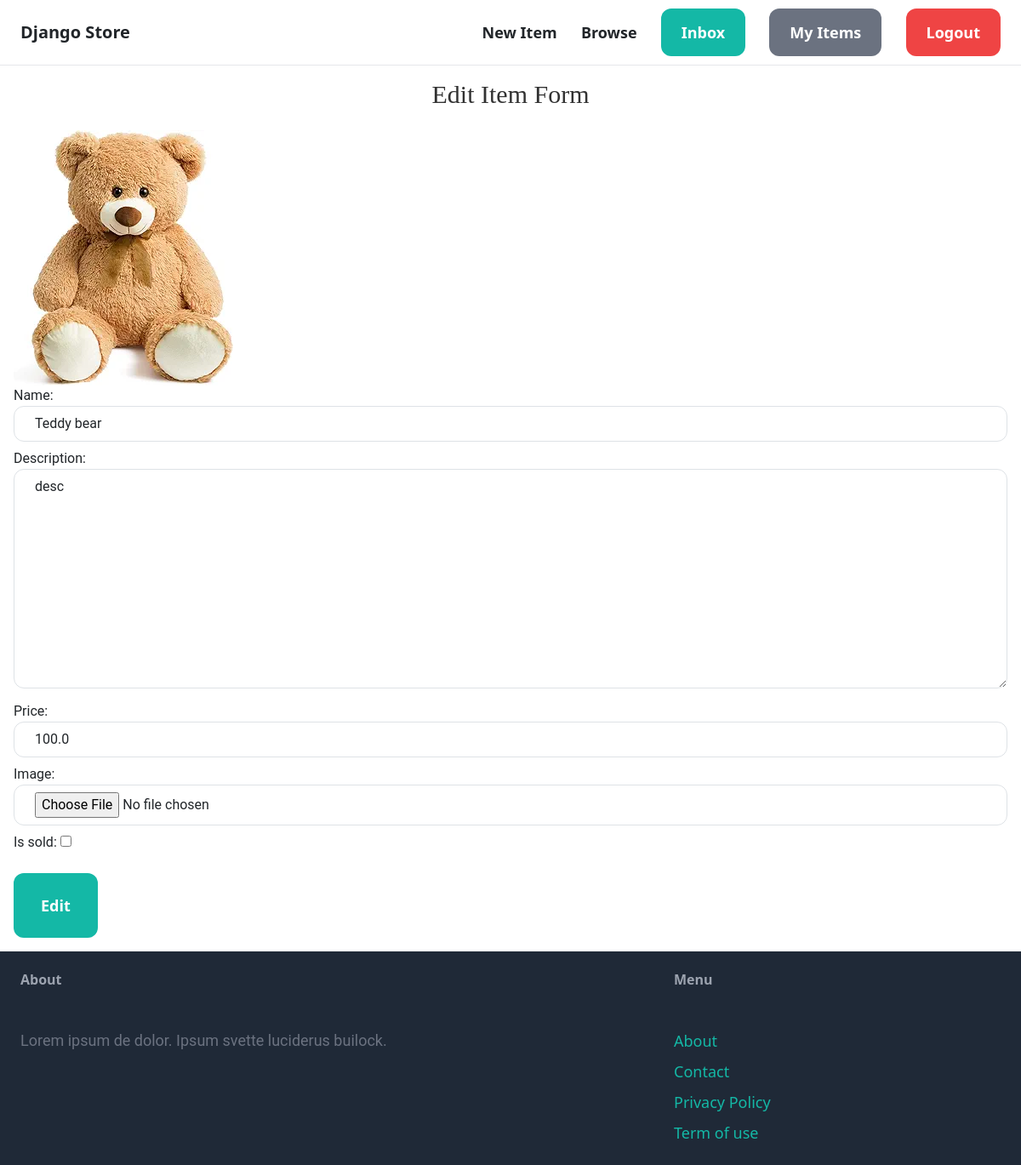
The page /items/1/edit (signed in) on the database its author committed.
### item/models.py (models this page shows, shortened)
class Item(models.Model):
        name = models.CharField(max_length=255)
        description = models.TextField(blank=True, null=True)
        price = models.FloatField()
        is_sold = models.BooleanField(default=False)
        created_at = models.DateTimeField(auto_now_add=True)
        created_by = models.ForeignKey(User, related_name='items', on_delete=models.CASCADE)
        category = models.ForeignKey(Category, related_name='items', on_delete=models.CASCADE)
        image = models.ImageField(upload_to='item_images', blank=True, null=True)

### item/views.py (the view)
# urls.py: path('<int:pk>/edit', views.edit, name="edit")
@login_required
def edit(request, pk):
    item = get_object_or_404(Item, pk=pk)
    if request.method == "POST":
        form = EditItemForm(request.POST, request.FILES, instance=item)
        if form.is_valid():
            form.save()
    else:
        form = EditItemForm(instance=item)
    return render(request, 'item/editItemForm.html', {
        'form': form,
        'image': item.image.url
    })

### item/forms.py
class EditItemForm(forms.ModelForm):
    class Meta:
        model = Item
        fields = ("name", "description", "price", "image", "is_sold")
        widgets = {
        'name': forms.TextInput(attrs={
            'class': classInput
        }),
        'description': forms.Textarea(attrs={
            'class': classInput
        }),
        'price': forms.TextInput(attrs={
            'class': classInput
        }),
        'image': forms.FileInput(attrs={
            'class': classInput
        })
    }

### item/templates/item/editItemForm.html (shortened to what this page needs)
{% extends 'core/base.html' %}
{% block content %}
    <h1 class="mb-6 text-3xl">Edit Item Form</h1>
    <form method="post" enctype="multipart/form-data">
        <div class="col-span-3">
            <img src="{{ image }}" class="rounded-xl">
        </div>
        <div class="space-y-2">
            {{ form.as_p }}
        </div>
        <button class="mt-6 py-4 px-8 text-lg bg-teal-500 hover:bg-teal-700 rounded-xl text-white font-semibold">Edit</button>
    </form>
{% endblock %}

### core/templates/core/base.html (style rules this page uses)
h1 { font-size: 40px; font-family: Robto; font-weight: normal; color: rgb(50, 50, 50 ); text-align: center; }
p { font-family: Roboto; color: (80,80,80); }

### rows shown on the page
Item: name "Teddy bear", description "desc", price "100.0"
